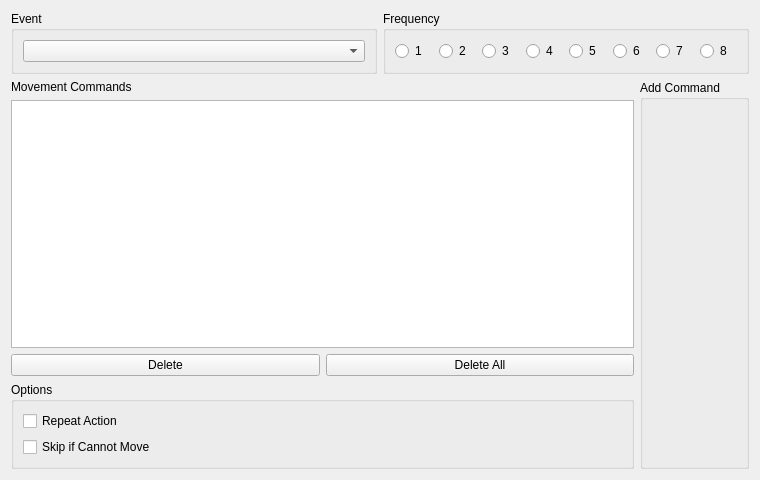
<?xml version="1.0" encoding="UTF-8"?>
<ui version="4.0">
 <class>MoveEventWidget</class>
 <widget class="QWidget" name="MoveEventWidget">
  <property name="geometry">
   <rect><x>0</x><y>0</y><width>760</width><height>480</height></rect>
  </property>
  <property name="windowTitle">
   <string>Move Event</string>
  </property>
  <layout class="QVBoxLayout" name="verticalLayout">
   <item>
    <layout class="QHBoxLayout" name="layoutTop">
     <item>
      <widget class="QGroupBox" name="groupTarget">
       <property name="title"><string>Event</string></property>
       <layout class="QVBoxLayout" name="layoutTarget">
        <item><widget class="QComboBox" name="comboTarget"/></item>
       </layout>
      </widget>
     </item>
     <item>
      <widget class="QGroupBox" name="groupFrequency">
       <property name="title"><string>Frequency</string></property>
       <layout class="QHBoxLayout" name="layoutFrequency">
        <item>
         <widget class="QRadioButton" name="radioFrequency1">
          <property name="text"><string>1</string></property>
          <attribute name="buttonGroup"><string notr="true">groupFrequency_arg1</string></attribute>
         </widget>
        </item>
        <item>
         <widget class="QRadioButton" name="radioFrequency2">
          <property name="text"><string>2</string></property>
          <attribute name="buttonGroup"><string notr="true">groupFrequency_arg1</string></attribute>
         </widget>
        </item>
        <item>
         <widget class="QRadioButton" name="radioFrequency3">
          <property name="text"><string>3</string></property>
          <attribute name="buttonGroup"><string notr="true">groupFrequency_arg1</string></attribute>
         </widget>
        </item>
        <item>
         <widget class="QRadioButton" name="radioFrequency4">
          <property name="text"><string>4</string></property>
          <attribute name="buttonGroup"><string notr="true">groupFrequency_arg1</string></attribute>
         </widget>
        </item>
        <item>
         <widget class="QRadioButton" name="radioFrequency5">
          <property name="text"><string>5</string></property>
          <attribute name="buttonGroup"><string notr="true">groupFrequency_arg1</string></attribute>
         </widget>
        </item>
        <item>
         <widget class="QRadioButton" name="radioFrequency6">
          <property name="text"><string>6</string></property>
          <attribute name="buttonGroup"><string notr="true">groupFrequency_arg1</string></attribute>
         </widget>
        </item>
        <item>
         <widget class="QRadioButton" name="radioFrequency7">
          <property name="text"><string>7</string></property>
          <attribute name="buttonGroup"><string notr="true">groupFrequency_arg1</string></attribute>
         </widget>
        </item>
        <item>
         <widget class="QRadioButton" name="radioFrequency8">
          <property name="text"><string>8</string></property>
          <attribute name="buttonGroup"><string notr="true">groupFrequency_arg1</string></attribute>
         </widget>
        </item>
       </layout>
      </widget>
     </item>
    </layout>
   </item>
   <item>
    <layout class="QHBoxLayout" name="layoutMain">
     <item>
      <layout class="QVBoxLayout" name="layoutLeft">
       <item>
        <widget class="QLabel" name="labelRoute">
         <property name="text"><string>Movement Commands</string></property>
        </widget>
       </item>
       <item><widget class="QListWidget" name="listRoute"/></item>
       <item>
        <layout class="QHBoxLayout" name="layoutDelete">
         <item>
          <widget class="QPushButton" name="pushDelete">
           <property name="text"><string>Delete</string></property>
          </widget>
         </item>
         <item>
          <widget class="QPushButton" name="pushDeleteAll">
           <property name="text"><string>Delete All</string></property>
          </widget>
         </item>
        </layout>
       </item>
       <item>
        <widget class="QGroupBox" name="groupOptions">
         <property name="title"><string>Options</string></property>
         <layout class="QVBoxLayout" name="layoutOptions">
          <item>
           <widget class="QCheckBox" name="checkRepeat_arg2">
            <property name="text"><string>Repeat Action</string></property>
           </widget>
          </item>
          <item>
           <widget class="QCheckBox" name="checkSkip_arg3">
            <property name="text"><string>Skip if Cannot Move</string></property>
           </widget>
          </item>
         </layout>
        </widget>
       </item>
      </layout>
     </item>
     <item>
      <widget class="QGroupBox" name="groupCommands">
       <property name="title"><string>Add Command</string></property>
       <layout class="QGridLayout" name="layoutCommands"/>
      </widget>
     </item>
    </layout>
   </item>
  </layout>
 </widget>
 <resources/>
 <connections/>
 <buttongroups>
  <buttongroup name="groupFrequency_arg1"/>
 </buttongroups>
</ui>
